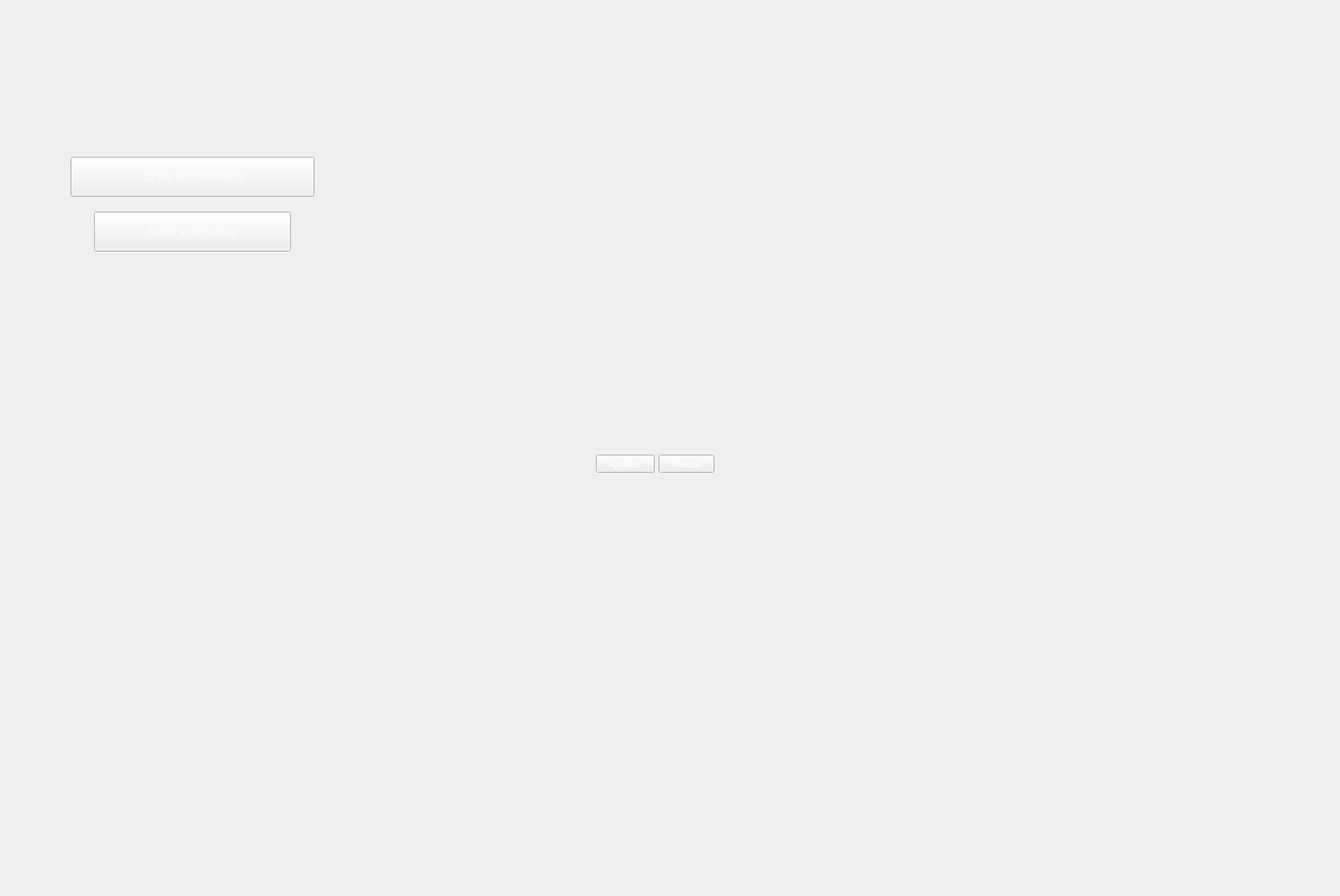
    <widget class="QWidget" name="page_3">
     <widget class="QLabel" name="img_6">
      <property name="geometry">
       <rect>
        <x>-10</x>
        <y>0</y>
        <width>1700</width>
        <height>1134</height>
       </rect>
      </property>
      <property name="text">
       <string/>
      </property>
      <property name="pixmap">
       <pixmap resource="src.qrc">:/ressource/mariage.jpg</pixmap>
      </property>
      <property name="scaledContents">
       <bool>false</bool>
      </property>
      <property name="alignment">
       <set>Qt::AlignCenter</set>
      </property>
      <property name="wordWrap">
       <bool>false</bool>
      </property>
     </widget>
     <widget class="QPushButton" name="liste_de_decorateur">
      <property name="geometry">
       <rect>
        <x>90</x>
        <y>200</y>
        <width>311</width>
        <height>51</height>
       </rect>
      </property>
      <property name="styleSheet">
       <string notr="true">background-image: url(:/ressource/mariage.jpg);
color: rgb(255, 255, 255);
font: 16pt &quot;Sachiko&quot;;
border-color: rgb(255, 255, 255);</string>
      </property>
      <property name="text">
       <string> La liste des décorateurs</string>
      </property>
     </widget>
     <widget class="QPushButton" name="ajouter_decorateur">
      <property name="geometry">
       <rect>
        <x>120</x>
        <y>270</y>
        <width>251</width>
        <height>51</height>
       </rect>
      </property>
      <property name="styleSheet">
       <string notr="true">background-image: url(:/ressource/mariage.jpg);
color: rgb(255, 255, 255);
font: 16pt &quot;Sachiko&quot;;
border-color: rgb(255, 255, 255);</string>
      </property>
      <property name="text">
       <string>Ajouter un décorateur</string>
      </property>
     </widget>
     <widget class="QPushButton" name="quitterdeco">
      <property name="geometry">
       <rect>
        <x>760</x>
        <y>580</y>
        <width>75</width>
        <height>23</height>
       </rect>
      </property>
      <property name="styleSheet">
       <string notr="true">background-image: url(:/ressource/mariage.jpg);
color: rgb(255, 255, 255);
font: 8pt &quot;Sachiko&quot;;
border-color: rgb(255, 255, 255);</string>
      </property>
      <property name="text">
       <string>Quitter</string>
      </property>
     </widget>
     <widget class="QPushButton" name="retourdeco">
      <property name="geometry">
       <rect>
        <x>840</x>
        <y>580</y>
        <width>71</width>
        <height>23</height>
       </rect>
      </property>
      <property name="styleSheet">
       <string notr="true">background-image: url(:/ressource/mariage.jpg);
color: rgb(255, 255, 255);
font: 8pt &quot;Sachiko&quot;;
border-color: rgb(255, 255, 255);</string>
      </property>
      <property name="text">
       <string>Retour</string>
      </property>
     </widget>
    </widget>
